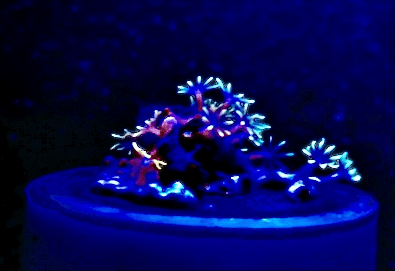
#> input picture coralPhotos/coral.png, 395 x 271 px
$ python color.py --image coralPhotos/coral.png
#> lines starting #> are read from the running program, lines starting #| are printed output that depends on the picture; after the words box and inside, x2 and y2 are one past the last pixel; in counts of white or black regions, pixels touching at a corner belong together
import numpy as np
import argparse
import cv2
#import mathplotlib.pyplot as plt
#import imutils

# construct parse, parse arguments
ap = argparse.ArgumentParser()
ap.add_argument("-i", "--image", help = "path to image")
args = vars(ap.parse_args())

image = cv2.imread('coralPhotos/coral.png')
#> image is the input picture: shape (271, 395, 3); mean B, G, R 81.7, 9.2, 6
resized = cv2.resize(image, (750,550), interpolation=cv2.INTER_CUBIC)
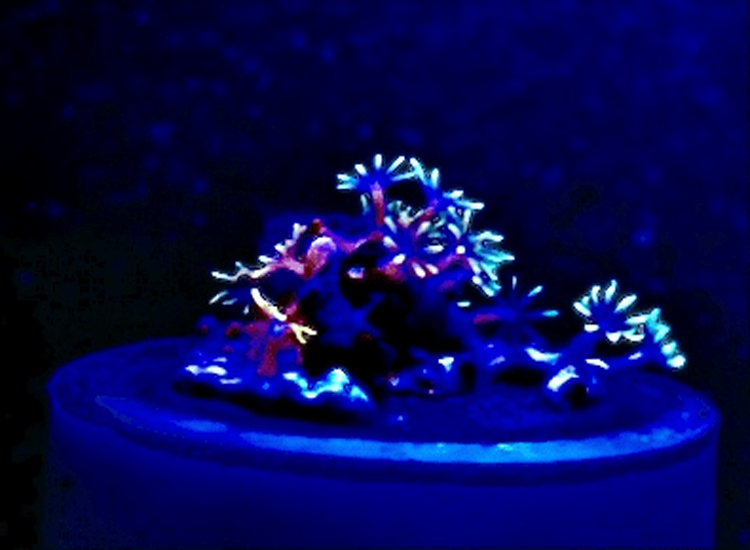
#> resized: shape (550, 750, 3); mean B, G, R 81.6, 9.2, 6.1

blurred = cv2.GaussianBlur(resized, (11, 11), 0)
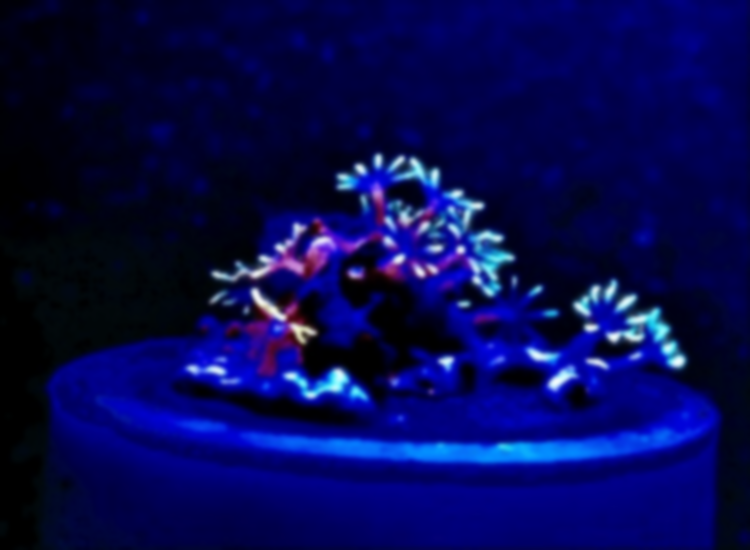
#> blurred: shape (550, 750, 3); mean B, G, R 81.6, 9.2, 6

eroded = cv2.erode(blurred, (20,20), iterations=1)

boundaries = [
	([100, 130, 35], [246, 254, 255])
]

for (lower, upper) in boundaries:
    lower = np.array(lower, dtype = "uint8")
    upper = np.array(upper, dtype = "uint8")

    mask = cv2.inRange(eroded, lower, upper)
    output = cv2.bitwise_and(eroded, eroded, mask = mask)
#> this loop made 1 pass
#> pass 1, `mask = cv2.inRange(eroded, lower, upper)`:
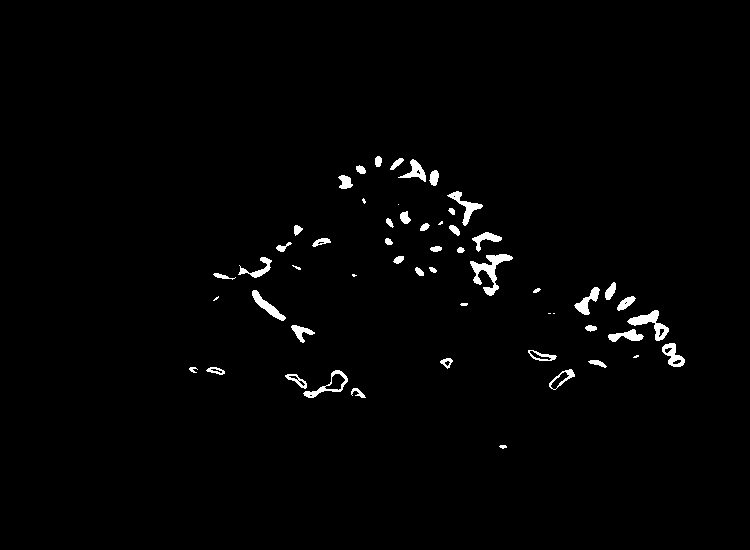
#> mask: shape (550, 750); 1.5% white; 55 white regions (9 under 20 px), largest, box (x1, y1, x2, y2) and area: (470, 254, 513, 296) 616, (627, 310, 669, 341) 444, (447, 191, 483, 226) 332

#print ("\nTentacles number: {}".format(len(cnts)))

#making everything gray in the display
gray_pic = cv2.cvtColor(eroded, cv2.COLOR_BGR2GRAY)
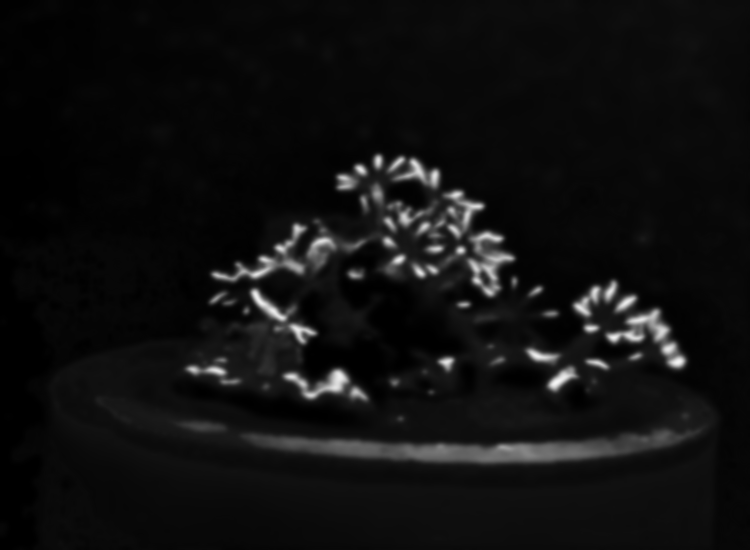
#> gray_pic: shape (550, 750); min 0, max 246, mean 15.8
gray_count = cv2.cvtColor(output, cv2.COLOR_BGR2GRAY)

#cv2.imshow("images", np.hstack([gray_pic, gray_count]))

cv2.imshow("images", gray_count)

cv2.waitKey(0)
